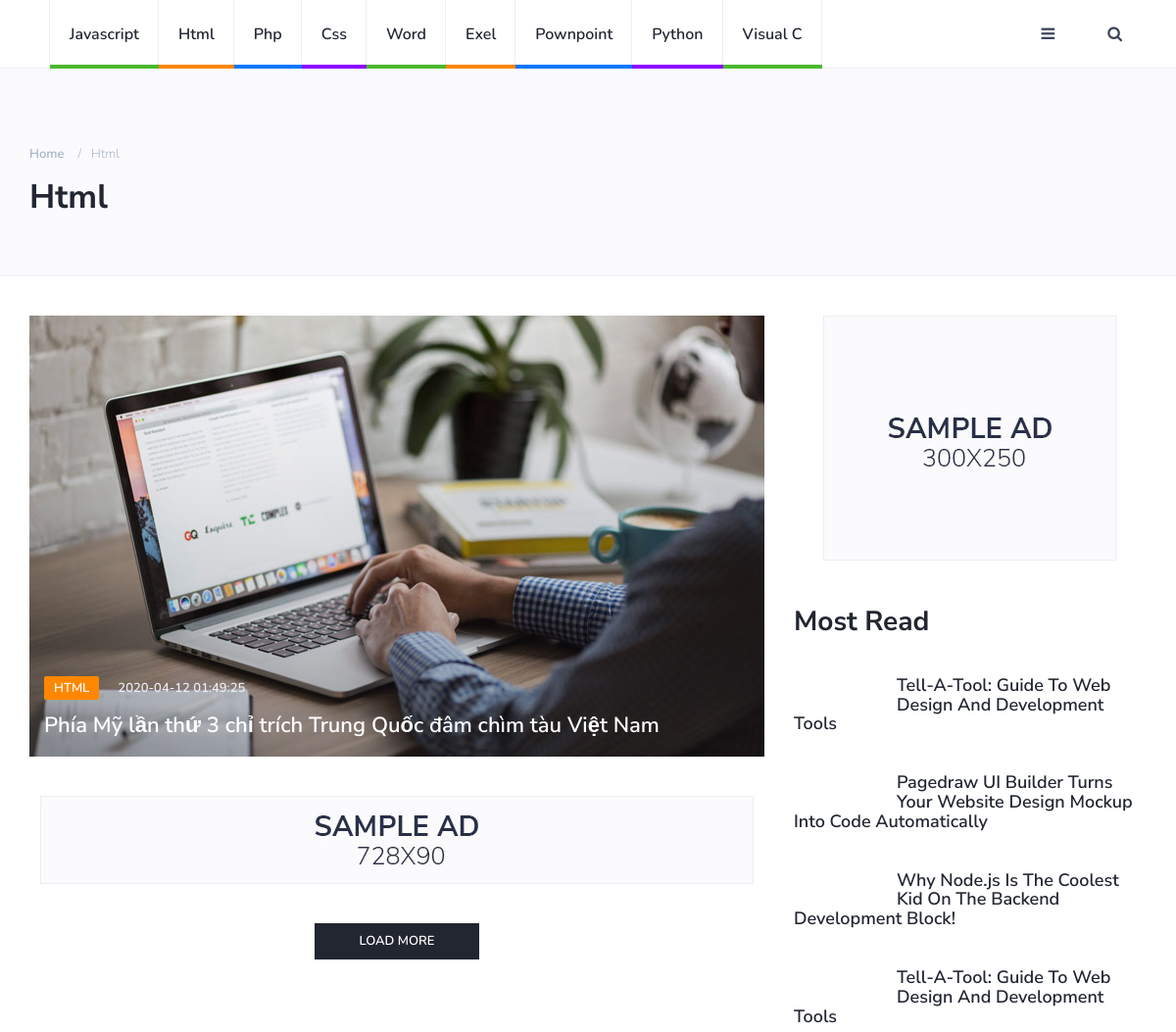
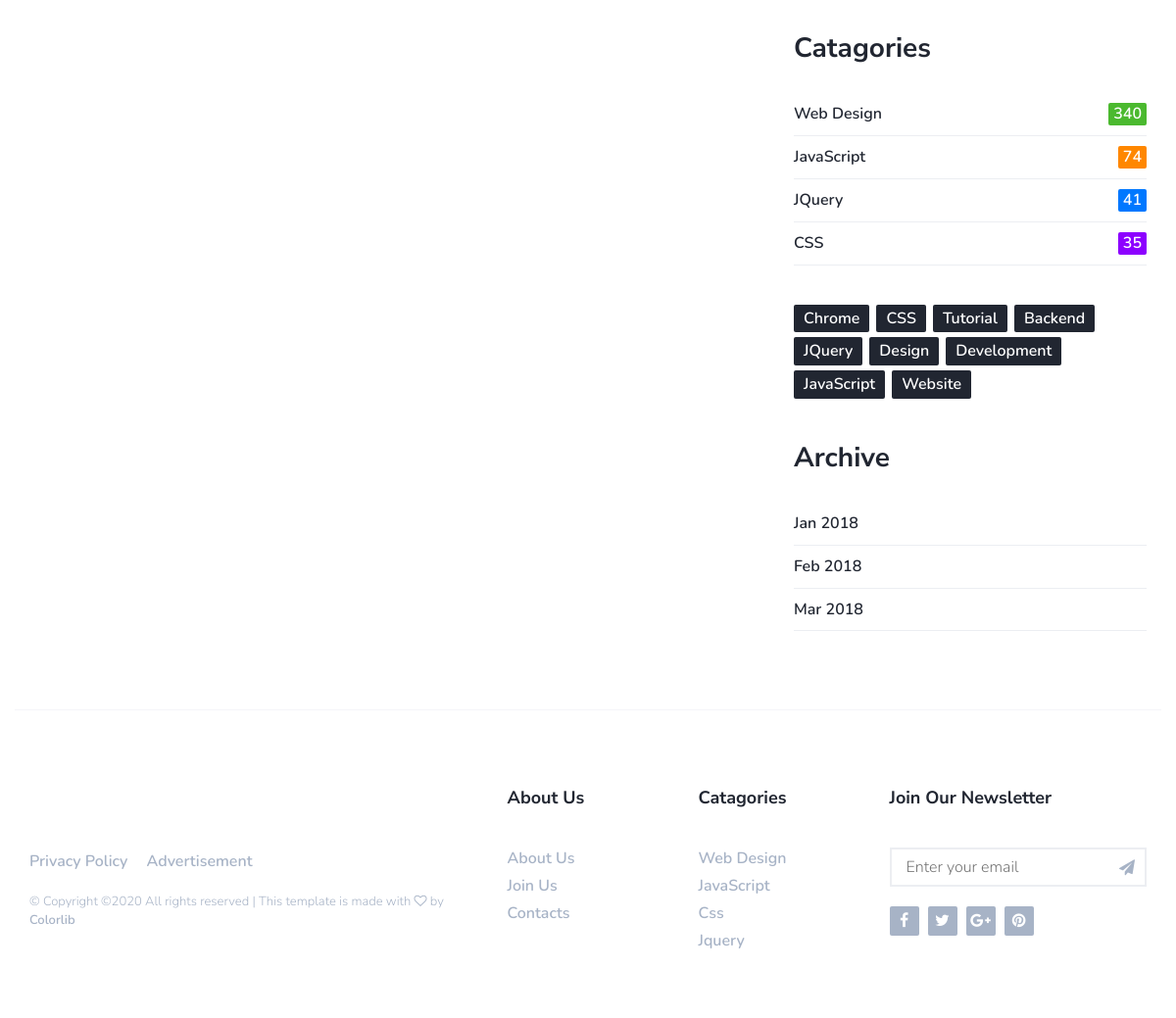
/category.php?id=2&cate=Html, run on the app's committed database (2 pictures, top to bottom).
### tables this page shows
CREATE TABLE `categories` (
  `id` int(11) NOT NULL,
  `title` varchar(255) DEFAULT NULL,
  `description` text DEFAULT NULL
);

CREATE TABLE `posts` (
  `id` int(11) NOT NULL,
  `title` varchar(255) DEFAULT NULL,
  `description` varchar(500) DEFAULT NULL,
  `contents` text DEFAULT NULL,
  `thumbnail` varchar(255) DEFAULT NULL,
  `author_id` int(11) DEFAULT NULL,
  `category_id` int(11) DEFAULT NULL,
  `status` int(11) DEFAULT NULL,
  `created_ad` datetime DEFAULT NULL
);

### MainNav.php (the view, shortened to what this page needs)
       <div id ="nav">
	<div id="nav-fixed">
		<div class="container">
			<ul class="nav-menu nav navbar-nav">
				<?php
                             $i=1;
					foreach ($categories_cate as $cate) {
				 ?>
				<li class="cat-<?=$i?>"><a href="category.php?id=<?= $cate['id']?>&cate=<?= $cate['title']?>"><?= $cate['title'] ?></a></li>
				<?php
				$i++;
				if ($i==5) {
					$i=1;
				}
                           }
				 ?>
			</ul>
			<div class="nav-btns">
				<button class="aside-btn"><i class="fa fa-bars"></i></button>
				<button class="search-btn"><i class="fa fa-search"></i></button>
			</div>
		</div>
	</div>
</div>

### category.php (shortened to what this page needs)
<?php
require_once('myconnection.php');
 $query_cate="SELECT *FROM categories";
 $result_cate =$conn->query($query_cate);
 $categories_cate =array();
 while ($row = $result_cate->fetch_assoc()) {
 	$categories_cate[]=$row;
 }
 $id = $_GET['id'];
 $query_posts= "SELECT p.*, c.title as 'category' from posts p LEFT JOIN categories c on p.category_id = c.id where p.status =1 AND p.category_id = ".$id."
      ORDER BY p.created_ad DESC limit 2";
$result_posts = $conn->query($query_posts);
$post_in_3posts = $result_posts->fetch_assoc();
$cate_name =$_GET['cate'];
 ?>
<!DOCTYPE html>
<html lang="en">
	<head>
		<link type="text/css" rel="stylesheet" href="css/bootstrap.min.css"/>
		<link rel="stylesheet" href="css/font-awesome.min.css">
		<link type="text/css" rel="stylesheet" href="css/style.css"/>
    </head>
	<body>
		<header id="header">
			<?php require_once('MainNav.php'); ?>
			<div class="page-header">
				<div class="container">
					<div class="row">
						<div class="col-md-10">
							<ul class="page-header-breadcrumb">
								<li><a href="index.html">Home</a></li>
								<li><?= $cate_name ?></li>
							</ul>
							<h1><?= $cate_name ?></h1>
						</div>
					</div>
				</div>
			</div>
		</header>
		<div class="section">
			<div class="container">
				<div class="row">
					<div class="col-md-8">
						<div class="row">
							<div class="col-md-12">
								<div class="post post-thumb">
									<a class="post-img" href="blog-post.html"><img src="./img/<?= $post_in_3posts['thumbnail'] ?>" alt=""></a>
									<div class="post-body">
										<div class="post-meta">
											<a class="post-category cat-2" href="#"><?= $post_in_3posts['category']?></a>
											<span class="post-date"><?= $post_in_3posts['created_ad']?></span>
										</div>
										<h3 class="post-title"><a href="blog-post.html"><?=$post_in_3posts['title']?></a></h3>
									</div>
								</div>
							</div>
							<div class="col-md-12">
								<div class="section-row">
									<a href="#">
										<img class="img-responsive center-block" src="./img/ad-2.jpg" alt="">
									</a>
								</div>
							</div>
							<div class="col-md-12">
								<div class="section-row">
									<button class="primary-button center-block">Load More</button>
								</div>
							</div>
						</div>
					</div>
					<div class="col-md-4">
						<div class="aside-widget text-center">
							<a href="#" style="display: inline-block;margin: auto;">
								<img class="img-responsive" src="./img/ad-1.jpg" alt="">
							</a>
						</div>
						<div class="aside-widget">
							<div class="section-title">
								<h2>Most Read</h2>
							</div>
							<div class="post post-widget">
								<a class="post-img" href="blog-post.html"><img src="./img/widget-1.jpg" alt=""></a>
								<div class="post-body">
									<h3 class="post-title"><a href="blog-post.html">Tell-A-Tool: Guide To Web Design And Development Tools</a></h3>
								</div>
							</div>
							<div class="post post-widget">
								<a class="post-img" href="blog-post.html"><img src="./img/widget-2.jpg" alt=""></a>
								<div class="post-body">
									<h3 class="post-title"><a href="blog-post.html">Pagedraw UI Builder Turns Your Website Design Mockup Into Code Automatically</a></h3>
								</div>
							</div>
							<div class="post post-widget">
								<a class="post-img" href="blog-post.html"><img src="./img/widget-3.jpg" alt=""></a>
								<div class="post-body">
									<h3 class="post-title"><a href="blog-post.html">Why Node.js Is The Coolest Kid On The Backend Development Block!</a></h3>
								</div>
							</div>
							<div class="post post-widget">
								<a class="post-img" href="blog-post.html"><img src="./img/widget-4.jpg" alt=""></a>
								<div class="post-body">
									<h3 class="post-title"><a href="blog-post.html">Tell-A-Tool: Guide To Web Design And Development Tools</a></h3>
								</div>
							</div>
						</div>
						<div class="aside-widget">
							<div class="section-title">
								<h2>Catagories</h2>
							</div>
							<div class="category-widget">
								<ul>
									<li><a href="#" class="cat-1">Web Design<span>340</span></a></li>
									<li><a href="#" class="cat-2">JavaScript<span>74</span></a></li>
									<li><a href="#" class="cat-4">JQuery<span>41</span></a></li>
									<li><a href="#" class="cat-3">CSS<span>35</span></a></li>
								</ul>
							</div>
						</div>
						<div class="aside-widget">
							<div class="tags-widget">
								<ul>
									<li><a href="#">Chrome</a></li>
									<li><a href="#">CSS</a></li>
									<li><a href="#">Tutorial</a></li>
									<li><a href="#">Backend</a></li>
									<li><a href="#">JQuery</a></li>
									<li><a href="#">Design</a></li>
									<li><a href="#">Development</a></li>
									<li><a href="#">JavaScript</a></li>
									<li><a href="#">Website</a></li>
								</ul>
							</div>
						</div>
						<div class="aside-widget">
							<div class="section-title">
								<h2>Archive</h2>
							</div>
							<div class="archive-widget">
								<ul>
									<li><a href="#">Jan 2018</a></li>
									<li><a href="#">Feb 2018</a></li>
									<li><a href="#">Mar 2018</a></li>
								</ul>
							</div>
						</div>
					</div>
				</div>
			</div>
		</div>
		<footer id="footer">
			<div class="container">
				<div class="row">
					<div class="col-md-5">
						<div class="footer-widget">
							<div class="footer-logo">
							</div>
							<ul class="footer-nav">
								<li><a href="#">Privacy Policy</a></li>
								<li><a href="#">Advertisement</a></li>
							</ul>
							<div class="footer-copyright">
								<span>&copy;
Copyright &copy;<script>document.write(new Date().getFullYear());</script> All rights reserved | This template is made with <i class="fa fa-heart-o" aria-hidden="true"></i> by <a href="https://colorlib.com" target="_blank">Colorlib</a>
</span>
							</div>
						</div>
					</div>
					<div class="col-md-4">
						<div class="row">
							<div class="col-md-6">
								<div class="footer-widget">
									<h3 class="footer-title">About Us</h3>
									<ul class="footer-links">
										<li><a href="about.html">About Us</a></li>
										<li><a href="#">Join Us</a></li>
										<li><a href="contact.html">Contacts</a></li>
									</ul>
								</div>
							</div>
							<div class="col-md-6">
								<div class="footer-widget">
									<h3 class="footer-title">Catagories</h3>
									<ul class="footer-links">
										<li><a href="category.html">Web Design</a></li>
										<li><a href="category.html">JavaScript</a></li>
										<li><a href="category.html">Css</a></li>
										<li><a href="category.html">Jquery</a></li>
									</ul>
								</div>
							</div>
						</div>
					</div>
					<div class="col-md-3">
						<div class="footer-widget">
							<h3 class="footer-title">Join our Newsletter</h3>
							<div class="footer-newsletter">
								<form>
									<input class="input" type="email" name="newsletter" placeholder="Enter your email">
									<button class="newsletter-btn"><i class="fa fa-paper-plane"></i></button>
								</form>
							</div>
							<ul class="footer-social">
								<li><a href="#"><i class="fa fa-facebook"></i></a></li>
								<li><a href="#"><i class="fa fa-twitter"></i></a></li>
								<li><a href="#"><i class="fa fa-google-plus"></i></a></li>
								<li><a href="#"><i class="fa fa-pinterest"></i></a></li>
							</ul>
						</div>
					</div>
				</div>
			</div>
		</footer>
	</body>
</html>

### data on the page
categories: title "Javascript"
categories: title "Html"
categories: title "Php"
categories: title "Css"
categories: title "Word"
categories: title "Exel"
categories: title "Pownpoint"
categories: title "Python"
categories: title "Visual C"
posts: thumbnail (picture), category.title "HTML", created_ad "2020-04-12 01:49:25", title "Phía Mỹ lần thứ 3 chỉ trích Trung Quốc đâm chìm tàu Việt Nam"

### other printed values
$cate_name "Html"
